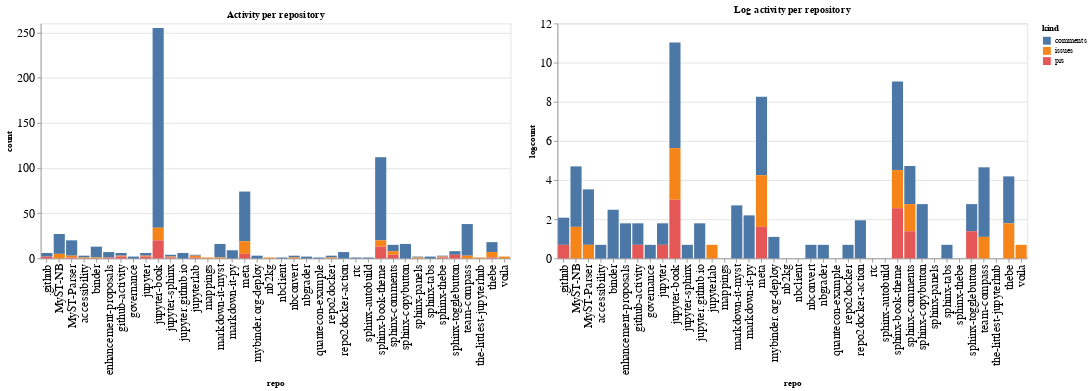

Here is the notebook cell this chart was saved with:
### Code cell
ch1 = alt.Chart(repo_summaries, width=600, title="Activity per repository").mark_bar().encode(
    x='repo',
    y='count',
    color='kind',
    tooltip="kind"
)

ch2 = alt.Chart(repo_summaries, width=600, title="Log activity per repository").mark_bar().encode(
    x='repo',
    y='logcount',
    color='kind',
    tooltip="kind"
)

ch1 | ch2

### Figure 1 — Vega-Lite specification as saved in the notebook (floating-point values rounded to 4 significant figures)
{"config": {"axisLeft": {"labelFontSize": 15}, "axisBottom": {"labelFontSize": 15}}, "hconcat": [{"mark": "bar", "encoding": {"color": {"type": "nominal", "field": "kind"}, "tooltip": {"type": "nominal", "field": "kind"}, "x": {"type": "nominal", "field": "repo"}, "y": {"type": "quantitative", "field": "count"}}, "title": "Activity per repository", "width": 600}, {"mark": "bar", "encoding": {"color": {"type": "nominal", "field": "kind"}, "tooltip": {"type": "nominal", "field": "kind"}, "x": {"type": "nominal", "field": "repo"}, "y": {"type": "quantitative", "field": "logcount"}}, "title": "Log activity per repository", "width": 600}], "data": {"name": "data-64c8bcc2911b7c0922ac6b4c7f4cbf9b"}, "$schema": "https://vega.github.io/schema/vega-lite/v4.8.1.json", "datasets": {"data-64c8bcc2911b7c0922ac6b4c7f4cbf9b": [{"repo": ".github", "kind": "comments", "count": 4, "logcount": 1.386}, {"repo": ".github", "kind": "prs", "count": 2, "logcount": 0.6931}, {"repo": "MyST-NB", "kind": "comments", "count": 22, "logcount": 3.091}, {"repo": "MyST-NB", "kind": "issues", "count": 5, "logcount": 1.609}, {"repo": "MyST-Parser", "kind": "comments", "count": 17, "logcount": 2.833}, {"repo": "MyST-Parser", "kind": "issues", "count": 2, "logcount": 0.6931}, {"repo": "MyST-Parser", "kind": "prs", "count": 1, "logcount": 0.0}, {"repo": "accessibility", "kind": "comments", "count": 2, "logcount": 0.6931}, {"repo": "accessibility", "kind": "issues", "count": 1, "logcount": 0.0}, {"repo": "binder", "kind": "comments", "count": 12, "logcount": 2.485}, {"repo": "binder", "kind": "issues", "count": 1, "logcount": 0.0}, {"repo": "enhancement-proposals", "kind": "comments", "count": 6, "logcount": 1.792}, {"repo": "enhancement-proposals", "kind": "prs", "count": 1, "logcount": 0.0}, {"repo": "github-activity", "kind": "comments", "count": 3, "logcount": 1.099}, {"repo": "github-activity", "kind": "issues", "count": 1, "logcount": 0.0}, {"repo": "github-activity", "kind": "prs", "count": 2, "logcount": 0.6931}, {"repo": "governance", "kind": "comments", "count": 2, "logcount": 0.6931}, {"repo": "jupyter", "kind": "comments", "count": 3, "logcount": 1.099}, {"repo": "jupyter", "kind": "issues", "count": 1, "logcount": 0.0}, {"repo": "jupyter", "kind": "prs", "count": 2, "logcount": 0.6931}, {"repo": "jupyter-book", "kind": "comments", "count": 221, "logcount": 5.398}, {"repo": "jupyter-book", "kind": "issues", "count": 14, "logcount": 2.639}, {"repo": "jupyter-book", "kind": "prs", "count": 20, "logcount": 2.996}, {"repo": "jupyter-sphinx", "kind": "comments", "count": 2, "logcount": 0.6931}, {"repo": "jupyter-sphinx", "kind": "issues", "count": 1, "logcount": 0.0}, {"repo": "jupyter-sphinx", "kind": "prs", "count": 1, "logcount": 0.0}, {"repo": "jupyter.github.io", "kind": "comments", "count": 6, "logcount": 1.792}, {"repo": "jupyterlab", "kind": "comments", "count": 1, "logcount": 0.0}, {"repo": "jupyterlab", "kind": "issues", "count": 2, "logcount": 0.6931}, {"repo": "jupyterlab", "kind": "prs", "count": 1, "logcount": 0.0}, {"repo": "mappings", "kind": "issues", "count": 1, "logcount": 0.0}, {"repo": "markdown-it-myst", "kind": "comments", "count": 15, "logcount": 2.708}, {"repo": "markdown-it-myst", "kind": "issues", "count": 1, "logcount": 0.0}, {"repo": "markdown-it-py", "kind": "comments", "count": 9, "logcount": 2.197}, {"repo": "meta", "kind": "comments", "count": 55, "logcount": 4.007}, {"repo": "meta", "kind": "issues", "count": 14, "logcount": 2.639}, {"repo": "meta", "kind": "prs", "count": 5, "logcount": 1.609}, {"repo": "mybinder.org-deploy", "kind": "comments", "count": 3, "logcount": 1.099}, {"repo": "nb2kg", "kind": "issues", "count": 1, "logcount": 0.0}, {"repo": "nbclient", "kind": "comments", "count": 1, "logcount": 0.0}, {"repo": "nbconvert", "kind": "comments", "count": 2, "logcount": 0.6931}, {"repo": "nbconvert", "kind": "issues", "count": 1, "logcount": 0.0}, {"repo": "nbgrader", "kind": "comments", "count": 2, "logcount": 0.6931}, {"repo": "quantecon-example", "kind": "comments", "count": 1, "logcount": 0.0}, {"repo": "repo2docker", "kind": "comments", "count": 2, "logcount": 0.6931}, {"repo": "repo2docker", "kind": "issues", "count": 1, "logcount": 0.0}, {"repo": "repo2docker-action", "kind": "comments", "count": 7, "logcount": 1.946}, {"repo": "rtc", "kind": "comments", "count": 1, "logcount": 0.0}, {"repo": "sphinx-autobuild", "kind": "comments", "count": 1, "logcount": 0.0}, {"repo": "sphinx-book-theme", "kind": "comments", "count": 92, "logcount": 4.522}, {"repo": "sphinx-book-theme", "kind": "issues", "count": 7, "logcount": 1.946}, {"repo": "sphinx-book-theme", "kind": "prs", "count": 13, "logcount": 2.565}, {"repo": "sphinx-comments", "kind": "comments", "count": 7, "logcount": 1.946}, {"repo": "sphinx-comments", "kind": "issues", "count": 4, "logcount": 1.386}, {"repo": "sphinx-comments", "kind": "prs", "count": 4, "logcount": 1.386}, {"repo": "sphinx-copybutton", "kind": "comments", "count": 16, "logcount": 2.773}, {"repo": "sphinx-panels", "kind": "comments", "count": 1, "logcount": 0.0}, {"repo": "sphinx-panels", "kind": "issues", "count": 1, "logcount": 0.0}, {"repo": "sphinx-tabs", "kind": "comments", "count": 2, "logcount": 0.6931}, {"repo": "sphinx-thebe", "kind": "comments", "count": 1, "logcount": 0.0}, {"repo": "sphinx-thebe", "kind": "issues", "count": 1, "logcount": 0.0}, {"repo": "sphinx-thebe", "kind": "prs", "count": 1, "logcount": 0.0}, {"repo": "sphinx-togglebutton", "kind": "comments", "count": 4, "logcount": 1.386}, {"repo": "sphinx-togglebutton", "kind": "prs", "count": 4, "logcount": 1.386}, {"repo": "team-compass", "kind": "comments", "count": 35, "logcount": 3.555}, {"repo": "team-compass", "kind": "issues", "count": 3, "logcount": 1.099}, {"repo": "the-littlest-jupyterhub", "kind": "issues", "count": 1, "logcount": 0.0}, {"repo": "thebe", "kind": "comments", "count": 11, "logcount": 2.398}, {"repo": "thebe", "kind": "issues", "count": 6, "logcount": 1.792}, {"repo": "thebe", "kind": "prs", "count": 1, "logcount": 0.0}, {"repo": "voila", "kind": "issues", "count": 2, "logcount": 0.6931}]}}
